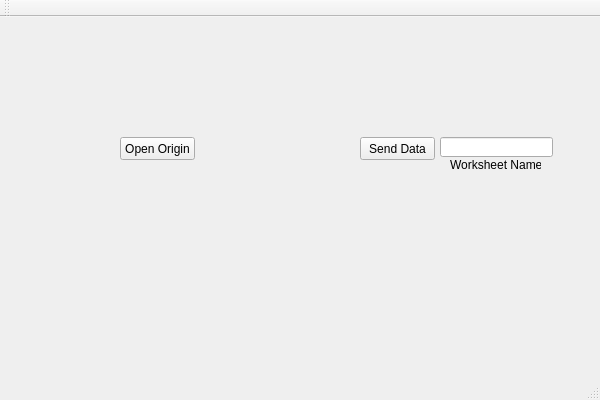
<?xml version="1.0" encoding="UTF-8"?>
<ui version="4.0">
 <class>sdfghjkClass</class>
 <widget class="QMainWindow" name="sdfghjkClass">
  <property name="geometry">
   <rect>
    <x>0</x>
    <y>0</y>
    <width>600</width>
    <height>400</height>
   </rect>
  </property>
  <property name="windowTitle">
   <string>sdfghjk</string>
  </property>
  <widget class="QWidget" name="centralWidget">
   <widget class="QPushButton" name="pOpenOriginButton">
    <property name="geometry">
     <rect>
      <x>120</x>
      <y>120</y>
      <width>75</width>
      <height>23</height>
     </rect>
    </property>
    <property name="text">
     <string>Open Origin</string>
    </property>
   </widget>
   <widget class="QPushButton" name="pSendDataButton">
    <property name="geometry">
     <rect>
      <x>360</x>
      <y>120</y>
      <width>75</width>
      <height>23</height>
     </rect>
    </property>
    <property name="text">
     <string>Send Data</string>
    </property>
   </widget>
   <widget class="QLineEdit" name="lineEdit">
    <property name="geometry">
     <rect>
      <x>440</x>
      <y>120</y>
      <width>113</width>
      <height>20</height>
     </rect>
    </property>
   </widget>
   <widget class="QLabel" name="label">
    <property name="geometry">
     <rect>
      <x>450</x>
      <y>140</y>
      <width>91</width>
      <height>16</height>
     </rect>
    </property>
    <property name="text">
     <string>Worksheet Name</string>
    </property>
   </widget>
  </widget>
  <widget class="QMenuBar" name="menuBar">
   <property name="geometry">
    <rect>
     <x>0</x>
     <y>0</y>
     <width>600</width>
     <height>21</height>
    </rect>
   </property>
  </widget>
  <widget class="QToolBar" name="mainToolBar">
   <attribute name="toolBarArea">
    <enum>TopToolBarArea</enum>
   </attribute>
   <attribute name="toolBarBreak">
    <bool>false</bool>
   </attribute>
  </widget>
  <widget class="QStatusBar" name="statusBar"/>
 </widget>
 <layoutdefault spacing="6" margin="11"/>
 <resources>
  <include location="sdfghjk.qrc"/>
 </resources>
 <connections/>
</ui>
